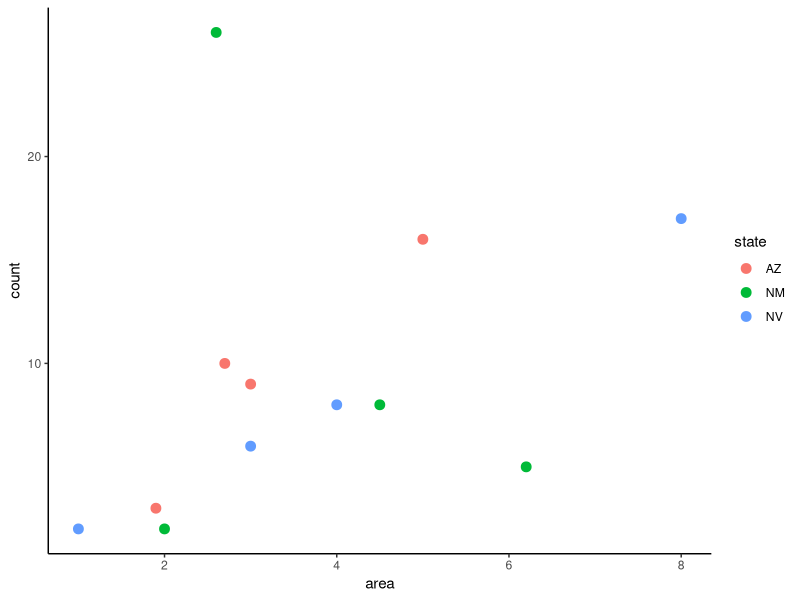

This figure's R source:
## ---- chunk 1
knitr::opts_chunk$set(echo = TRUE, warning = FALSE, message = FALSE)
## ---- chunk 2
library(tidyverse)
library(ggplot2)
## ---- chunk 3
 convert_pounds_to_grams <- function(pounds) {
     grams <- 453.6 * pounds
     return(grams)
 }
 convert_pounds_to_grams(3.75)
## ---- chunk 4
 convert_fahrenheit_to_celsius <- function(fahrenheit) {
     celsius <- (fahrenheit - 32) * 5 / 9
     return(celsius)
 }
 convert_fahrenheit_to_celsius(80)
## ---- chunk 5
    doubledouble <- function(double, a ) {
      double <- ( a * 2)
      return(double)
    }
    doubledouble (a = 512)
## ---- chunk 6
    equation <- function (prediction, x, a, b) {
      prediction <-  (a + b * x)
      return(prediction)
    }
    equation(x = 12, a = 6, b = 0.8)
## ---- chunk 7
get_mass_from_length_theropoda <- function(length){
  mass <- 0.73 * length ^ 3.63
  return(mass)
}
## ---- chunk 8
    get_mass_from_length_theropoda(16)
## ---- chunk 9
get_mass_from_length <- function (length, a = 214.55, b= 1.46){
  mass <- (a * length ^ b)
  return(mass)
}
get_mass_from_length (26)
## ---- chunk 10
#3a
 convert_pounds_to_grams <- function(pounds, numdigits = 1) {
   grams <- 453.6 * pounds
   rounded <- round(grams, digits = numdigits)
   return(rounded)
 }
## ---- chunk 11
convert_pounds_to_grams(4.3)
## ---- chunk 12
    #3b
    get_height_from_weight <- function(weight, a = 12, b = 0.38, numdigits = 2) {
      height <- a * weight ^ b
      round(height, digits = numdigits)
    }
    get_height_from_weight (42)  
## ---- chunk 13
#3c
convert_pounds_to_grams <- function(pounds, numdigits = 1) {
  grams <- 453.6 * pounds
  rounded <- round(grams, digits = numdigits)
  return(rounded)
}

get_height_from_weight <- function(weight, a = 12, b = 0.32, numdigits = 2) {
  height <- a * weight ^ b
  round(height, digits = numdigits)
}
convert_pounds_to_grams(2) |> 
  get_height_from_weight()
## ---- chunk 14
#4a
get_mass_from_length <- function (length, a = 39.9, b= 2.6){
  mass <- (a * length ^ b)
  return(mass)
}
#4b
get_mass_from_length(length = 22, a = 214.44, b = 1.46)

#5b
get_mass_from_length(16)
## ---- chunk 15
#5. Is this ok? I am not sure if adding just one pipe counts
convert_kg_to_pounds  <- function(kg, numdigits = 2) {
  pounds  <- 2.205 * kg
  rounded <- round(pounds, digits = numdigits)
  return(rounded)
}
get_mass_from_length <- function (length, a = 39.9, b= 2.6){
  mass <- (a * length ^ b)
  return(mass)
}
get_mass_from_length(length = 12, a = 10.95, b = 2.64) |> 
  convert_kg_to_pounds()
## ---- chunk 16
#5. Here is a new fucntion that uses pipes but this is another try
get_pounds_from_length <- function(length, a = 39.9, b= 2.6){
  length |> 
    get_mass_from_length(a = a, b = b) |> 
    convert_kg_to_pounds()
}
get_pounds_from_length(length = 12, a = 10.95, b = 2.64)
## ---- chunk 17
count_data <- data.frame(
  state = c("AZ", "AZ", "AZ", "AZ", "NM", "NM", "NM", "NM", "NV", "NV", "NV", "NV"),
  site = c("A", "B", "C", "D", "A", "B", "C", "D", "A", "B", "C", "D"),
  count = c(9, 16, 3, 10, 2, 26, 5, 8, 17, 8, 2, 6),
  area = c(3, 5, 1.9, 2.7, 2, 2.6, 6.2, 4.5, 8, 4, 1, 3)
  )
## ---- chunk 18
    plot_count_by_area <- function(data, color_column) {
      ggplot(data, aes(x = area, y = count, color = {{color_column}})) +
        geom_point(size = 3) +
        theme_classic()
    }
    plot <- plot_count_by_area(count_data, state)

    ggsave(filename = "plot_count_by_area.jpg",
           plot = plot,
           path = "../Week_11/plots/")
## ---- chunk 19
# download.file(url = "https://ndownloader.figshare.com/files/2292172",
#   destfile = "surveys.csv")
# download.file(url = "https://ndownloader.figshare.com/files/3299474",
#   destfile = "plots.csv")
# download.file(url = "https://ndownloader.figshare.com/files/3299483",
#   destfile = "species.csv")
## ---- chunk 20
#' Convert kilograms to pounds
#'
#' @param kg Mass in kilograms (numeric).
#'
#' @return Mass in pounds (numeric).
#'
#' @examples
#' convert_kg_to_pounds(10)
convert_kg_to_pounds <- function(kg) {
  pounds <- 2.205 * kg
  return(pounds)
}
